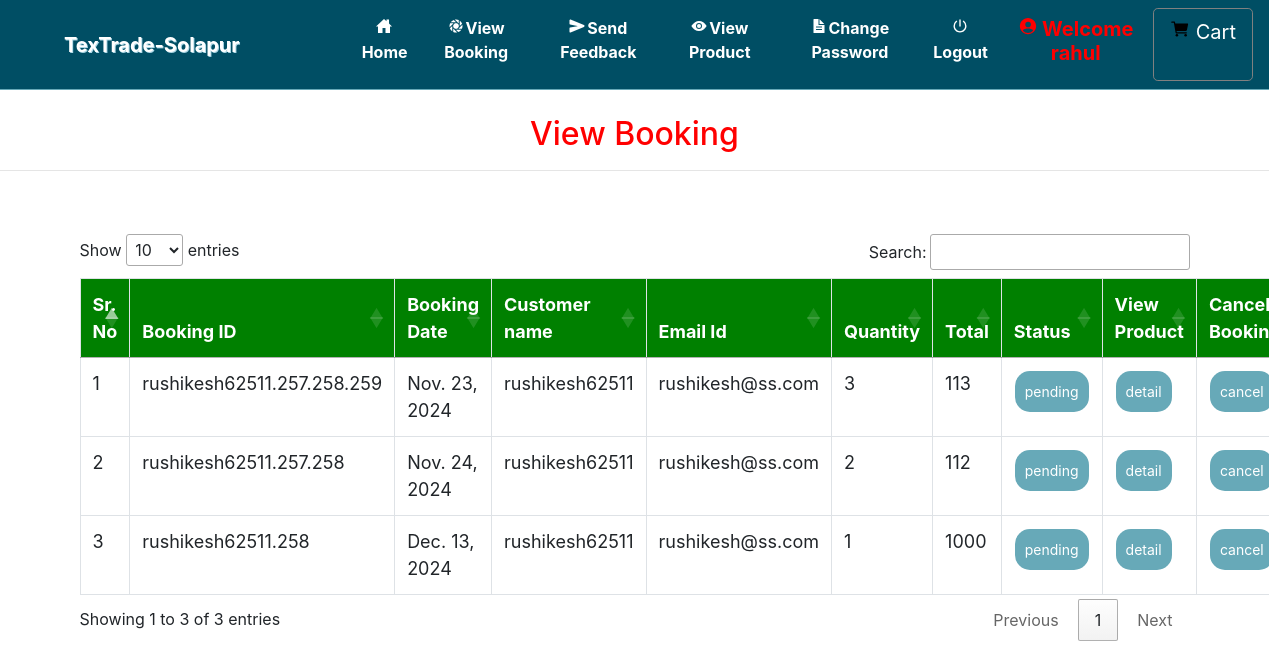
Page /admin_viewBooking (signed in) on the committed database.
### grocery/models.py (models this page shows, shortened)
class Booking(models.Model):
    status = models.ForeignKey(Status, on_delete=models.CASCADE, null=True)
    profile = models.ForeignKey(Profile, on_delete=models.CASCADE, null=True)
    booking_id = models.CharField(max_length=200, unique=True, null=True)
    quantity = models.IntegerField(null=True)
    book_date = models.CharField(max_length=30, null=True)
    total = models.IntegerField(null=True)

class Profile(models.Model):
    id = models.AutoField(primary_key=True)
    user = models.ForeignKey(User, on_delete=models.CASCADE, null=True)
    dob = models.DateField(null=True)
    city = models.CharField(max_length=30, null=True)
    address = models.CharField(max_length=50, null=True)
    contact = models.CharField(max_length=10, null=True)
    image = models.FileField(upload_to='images/', null=True)

class Status(models.Model):
    name = models.CharField(max_length=20, null=True)

### grocery/views.py (the view)
# urls.py: path('admin_viewBooking', Admin_View_Booking, name='admin_viewBooking'),
def Admin_View_Booking(request):
    if not request.user.is_authenticated:
        return redirect('login_admin')
    book = Booking.objects.all()
    d = {'book': book}
    return render(request, 'admin_viewBokking.html', d)

### grocery/templates/admin_viewBokking.html (shortened to what this page needs)
{% extends 'navigation.html' %}
{% block body %}
<center><h2 style="color:red;margin-top:2%">View Booking</h2></center><hr>
 <div class="container">
<table class="table table-bordered" id="myTable">
  <thead>
  <tr>
    <th>Sr. No</th>
    <th>Booking ID</th>
    <th>Booking Date</th>
    <th>Customer name</th>
    <th>Email Id</th>
      <th>Quantity</th>
      <th>Total</th>
      <th>Status</th>
    <th>View Product</th>
    <th>Cancel Booking</th>
  </tr>
  </thead>
   <tbody>
{% for i in book %}
  <tr>
      <td>{{forloop.counter}}</td>
    <td>{{i.booking_id}}</td>
    <td>{{i.book_date}}</td>
    <td>{{i.profile.user.username}}</td>
    <td>{{i.profile.user.email}}</td>
      <td>{{i.quantity}}</td>
      <td>{{i.total}}</td>
    <td><a href="{% url 'Edit_status' i.booking_id i.id %}"><button class="button button1">{{i.status.name}}</button></a></td>
      <td><a href="{% url 'admin_booking_detail' i.booking_id i.id i.profile.user.id  %}"><button class="button button1">detail</button></a></td>
      <td><a href="{% url 'delete_admin_booking' i.booking_id i.id %}" onclick="return confirm('Are you sure?')"><button class="button button1" id="#delete">cancel</button></a></td>
  </tr>
   {% endfor %}
    </tbody>
</table>
 </div>
{% endblock %}

### grocery/templates/navigation.html (style rules this page uses)
* { box-sizing: border-box; }
#myTable { border-collapse: collapse; width: 100%; border: 1px solid #ddd; font-size: 18px; }
#myTable th { text-align: left; padding: 12px; background-color: green; color: white; }
#myTable td { text-align: left; padding: 12px; background-color: white; }
#myTable tr { border-bottom: 1px solid #ddd; }
.button { background-color: #67A9B8; border: none; color: white; padding: 10px; text-align: center; text-decoration: none; display: inline-block; font-size: 14px; margin: 1px 1px; cursor: pointer; }
.button1 { border-radius: 15px; }

### rows in the picture
Booking: booking_id "rushikesh62511.257.258.259", book_date "Nov. 23, 2024", profile.user.username "rushikesh62511", profile.user.email "rushikesh@ss.com", quantity "3", total "113", status.name "pending"
Booking: booking_id "rushikesh62511.257.258", book_date "Nov. 24, 2024", profile.user.username "rushikesh62511", profile.user.email "rushikesh@ss.com", quantity "2", total "112", status.name "pending"
Booking: booking_id "rushikesh62511.258", book_date "Dec. 13, 2024", profile.user.username "rushikesh62511", profile.user.email "rushikesh@ss.com", quantity "1", total "1000", status.name "pending"
